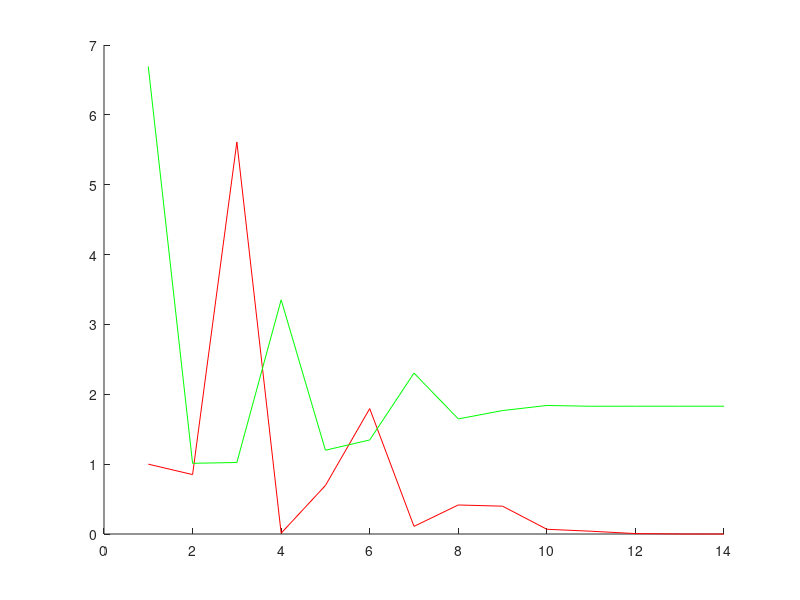

Here is the MATLAB script that generated this plot:
function sec
  it=0;
  itmax=1000;
  x1=0; x2=1;
  ea=0.00001;
  numsol=0;
  while numsol==0
  it=it+1;
  m=(fcc(x2)-fcc(x1))/(x2-x1);
  xr=x2-(fcc(x2)/m);
  errorr=abs((x2-x1)/x2);
  if (errorr<=ea)
    numsol=1;
  endif
  if it==itmax
     numsol=2;
  endif
  x1=x2;
  x2=xr;
  e(it)=errorr; #error como vector
  xrr(it)=xr; #raiz como vector
 endwhile
 disp('La raiz es: ');disp(xr);
 disp("numero de it: ");disp(it);
 disp("El error es: ");disp(errorr);
 
 hold on
 plot(e,"r");
 plot(xrr,"g");
 hold off
endfunction
#
function fun=fcc(x)
  fun=exp(x)+2^(-x)-6+2*cos(x);
endfunction
